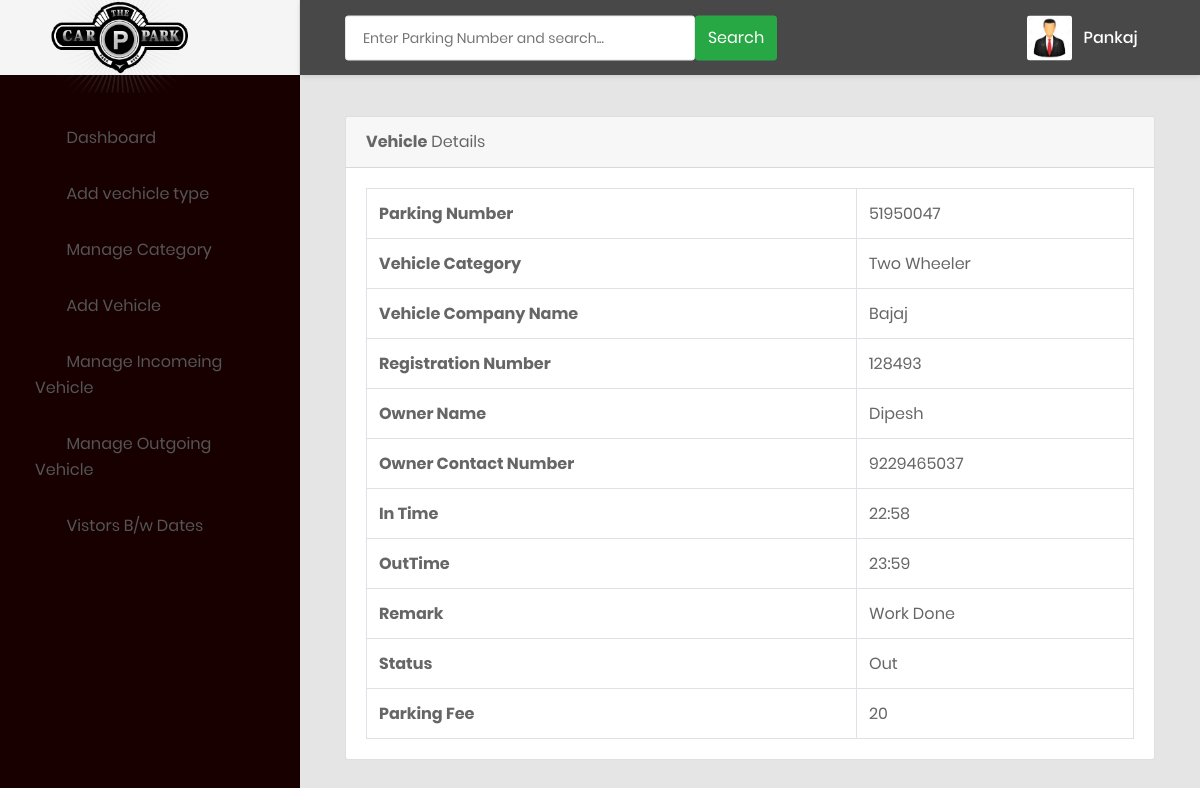
Page /view_outgoingdetail/1 (signed in) on the committed database.
### vehicle/models.py (models this page shows, shortened)
class Vehicle(models.Model):
    parkingnumber = models.CharField(max_length=20)
    category = models.ForeignKey(Category, on_delete=models.CASCADE)
    vehiclecompany = models.CharField(max_length=50)
    regno = models.CharField(max_length=10)
    ownername = models.CharField(max_length=50)
    ownercontact = models.CharField(max_length=15)
    pdate = models.DateField()
    intime = models.CharField(max_length=50)
    outtime = models.CharField(max_length=50)
    parkingcharge = models.CharField(max_length=50)
    remark = models.CharField(max_length=500)
    status = models.CharField(max_length=20)

class Category(models.Model):
    categoryname = models.CharField(max_length=50)
    def __str__(self):
        return self.categoryname

### vehicle/views.py (the view)
# urls.py: path('view_outgoingdetail/<int:pid>',view_outgoingdetail,name='view_outgoingdetail'),
def view_outgoingdetail(request,pid):
    if not request.user.is_authenticated:
        return redirect('index')
    vehicle = Vehicle.objects.get(id=pid)
    d = {'vehicle': vehicle}
    return render(request,'view_outgoingdetail.html', d)

### vehicle/templates/view_outgoingdetail.html (shortened to what this page needs)
{% load static %}
{% block body %}
<html lang="en">
<head>
    <link href="{% static 'css/font-face.css' %}" rel="stylesheet" media="all">
    <link href="{% static 'vendor/font-awesome-5/css/fontawesome-all.min.css' %}" rel="stylesheet" media="all">
    <link href="{% static 'vendor/font-awesome-4.7/css/font-awesome.min.css' %}" rel="stylesheet" media="all">
    <link href="{% static 'vendor/mdi-font/css/material-design-iconic-font.min.css' %}" rel="stylesheet" media="all">
    <link href="{% static 'vendor/bootstrap-4.1/bootstrap.min.css' %}" rel="stylesheet" media="all">
    <link href="{% static 'vendor/animsition/animsition.min.css' %}" rel="stylesheet" media="all">
    <link href="{% static 'vendor/bootstrap-progressbar/bootstrap-progressbar-3.3.4.min.css' %}" rel="stylesheet" media="all">
    <link href="{% static 'vendor/wow/animate.css' %}" rel="stylesheet" media="all">
    <link href="{% static 'vendor/css-hamburgers/hamburgers.min.css' %}" rel="stylesheet" media="all">
    <link href="{% static 'vendor/slick/slick.css' %}" rel="stylesheet" media="all">
    <link href="{% static 'vendor/select2/select2.min.css' %}" rel="stylesheet" media="all">
    <link href="{% static 'vendor/perfect-scrollbar/perfect-scrollbar.css' %}" rel="stylesheet" media="all">
    <link href="{% static 'css/theme.css' %}" rel="stylesheet" media="all">
</head>
<body class="animsition">
    <div class="page-wrapper">
       {% include 'sidebar.html' %}
        <div class="page-container">
             {% include 'header.html' %}
            <div class="main-content">
                <div class="section__content section__content--p30">
                    <div class="container-fluid">
                        <div class="row">
                            <div class="col-lg-12">
                                <div class="card">
                                    <div class="card-header">
                                        <strong>Vehicle</strong>  Details
                                    </div>
                                    <div class="card-body card-block">
                                            <p style="font-size:16px; color:red" align="center">
  <table border="1" class="table table-bordered mg-b-0">
                                            <tr>
    <th>Parking Number</th>
    <td>{{vehicle.parkingnumber}}</td>
  </tr>
   <tr>
    <th>Vehicle Category</th>
    <td>{{vehicle.category}}</td>
  </tr>
  <tr>
    <th>Vehicle Company Name</th>
    <td>{{vehicle.vehiclecompany}}</td>
  </tr>
  <tr>
    <th>Registration Number</th>
    <td>{{vehicle.regno}}</td>
  </tr>
  <tr>
    <th>Owner Name</th>
    <td>{{vehicle.ownername}}</td>
  </tr>
  <tr>
    <th>Owner Contact Number</th>
    <td>{{vehicle.ownercontact}}</td>
  </tr>
  <tr>
    <th>In Time</th>
    <td>{{vehicle.intime}}</td>
  </tr>
  <tr>
      <tr>
    <th>OutTime</th>
    <td>{{vehicle.outtime}}</td>
  </tr>
      <tr>
    <th>Remark</th>
    <td>{{vehicle.remark}}</td>
    </tr>
    <th>Status</th>
    <td>{{vehicle.status}}</td>
  </tr>
    <tr>
    <th>Parking Fee</th>
    <td>{{vehicle.parkingcharge}}</td>
  </tr>
</table>
                                    </div>
                                </div>
                        </div>
                            </div>
                </div>
                </div>
            </div>
        </div>
</body>
</html>
{% endblock %}

### vehicle/templates/sidebar.html
<aside class="menu-sidebar d-none d-lg-block">
    <div class="logo">
        <h3>
            <img src="static\images\icon\thecarpark.png" alt="VPM" width="180px">
        </h3>
    </div>
    <div style="background-color: rgb(24,0,0);" class="menu-sidebar__content js-scrollbar1">
        <nav class="navbar-sidebar">
            <ul class="list-unstyled navbar__list">
                <li>
                    <a href="{% url 'admin_home' %}">
                        <i class="fa fa-desktop"></i>Dashboard</a>
                </li>
                <li>
                    <a href="{% url 'add_category' %}">
                        <i class="fa fa-list-alt"></i>Add vechicle type</a>
                </li>
                <li>
                    <a href="{% url 'manage_category' %}">
                        <i class="fa fa-list"></i>Manage Category</a>
                </li>
                <li>
                    <a href="{% url 'add_vehicle' %}">
                        <i class="fa fa-car"></i>Add Vehicle</a>
                </li>
                <li>
                    <a href="{% url 'manage_incomingvehicle' %}">
                        <i class="fa fa-motorcycle"></i>Manage Incomeing Vehicle</a>
                </li>
                <li>
                    <a href="{% url 'manage_outgoingvehicle' %}">
                        <i class="fa fa-cab"></i>Manage Outgoing Vehicle</a>
                </li>
                <li>
                    <a href="{% url 'betweendate_report' %}">
                        <i class="fas fa-group"></i>Vistors B/w Dates</a>
                </li>
            </ul>
        </nav>
    </div>
</aside>

### vehicle/templates/header.html (shortened to what this page needs)
{% load static %}
<header style="background-color: rgb(72,72,72);" class="header-desktop">
                <div class="section__content section__content--p30">
                    <div class="container-fluid">
                        <div class="header-wrap">
                            <form class="form-header" name="search" action="{% url 'search'%}">
                                <input class="au-input au-input--xl" type="text" name="searchdata" id="searchdata" placeholder="Enter Parking Number and search..." />
                                <button class="btn btn-success" type="submit">
                                Search
                                </button>
                            </form>
                            <div class="header-button">
                                <div class="account-wrap">
                                    <div class="account-item clearfix js-item-menu">
                                        <div class="image">
                                            <img src="{% static 'images/icon/images.jpg' %}" alt="Admin" />
                                        </div>
                                        <div class="content">
                                            <a class="js-acc-btn" href="#" style="color: white;">{{request.user.username}}</a>
                                        </div>
                                    </div>
                                </div>
                            </div>
                        </div>
                    </div>
                </div>
            </header>

### rows in the picture
Vehicle: parkingnumber "51950047", category "Two Wheeler", vehiclecompany "Bajaj", regno "128493", ownername "Dipesh", ownercontact "9229465037", intime "22:58", outtime "23:59", remark "Work Done", status "Out", parkingcharge "20"

### other values in the picture
{{ request.user.username }} "Pankaj"
